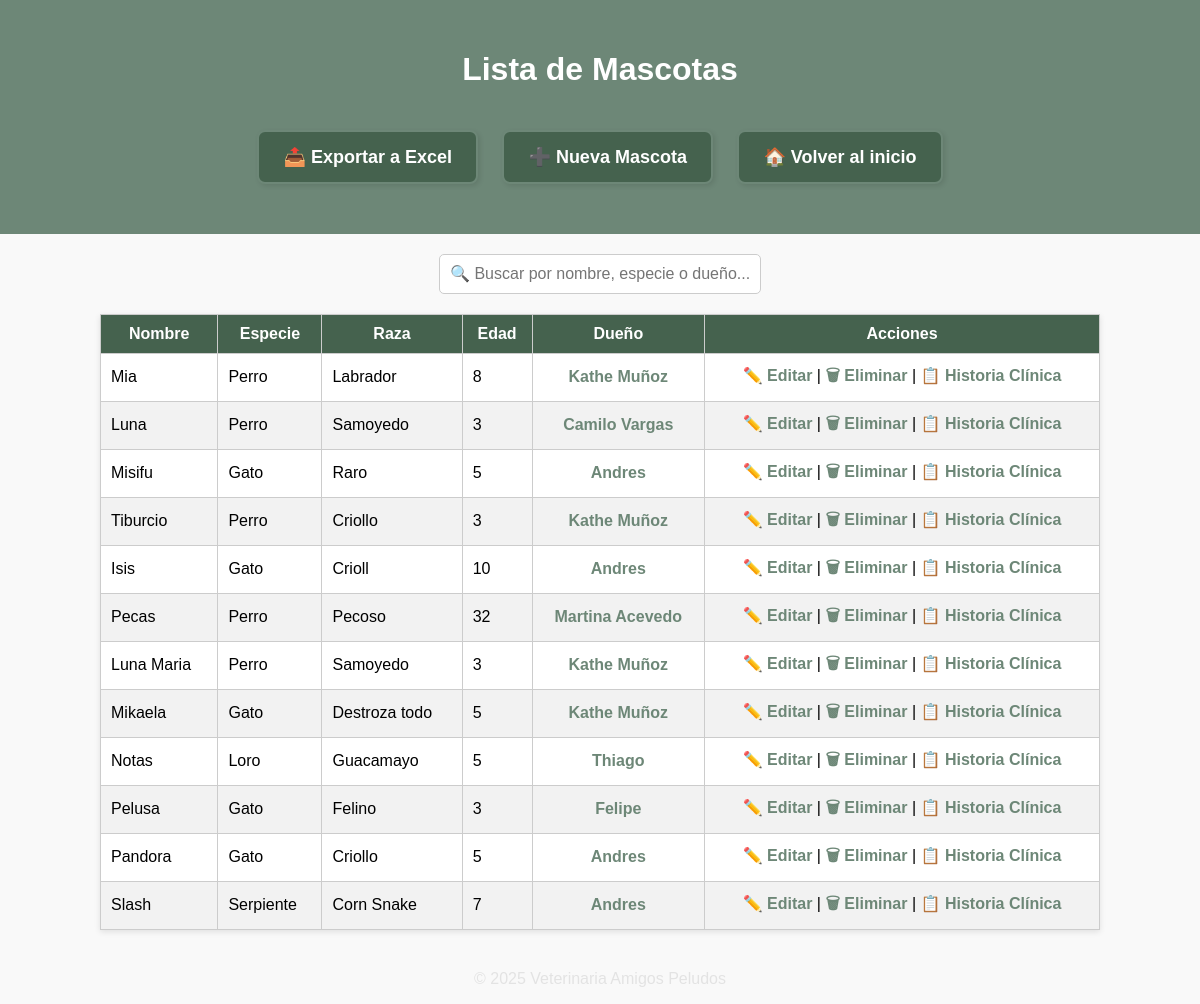
The page /mascotas/lista/ on the database as committed earlier.
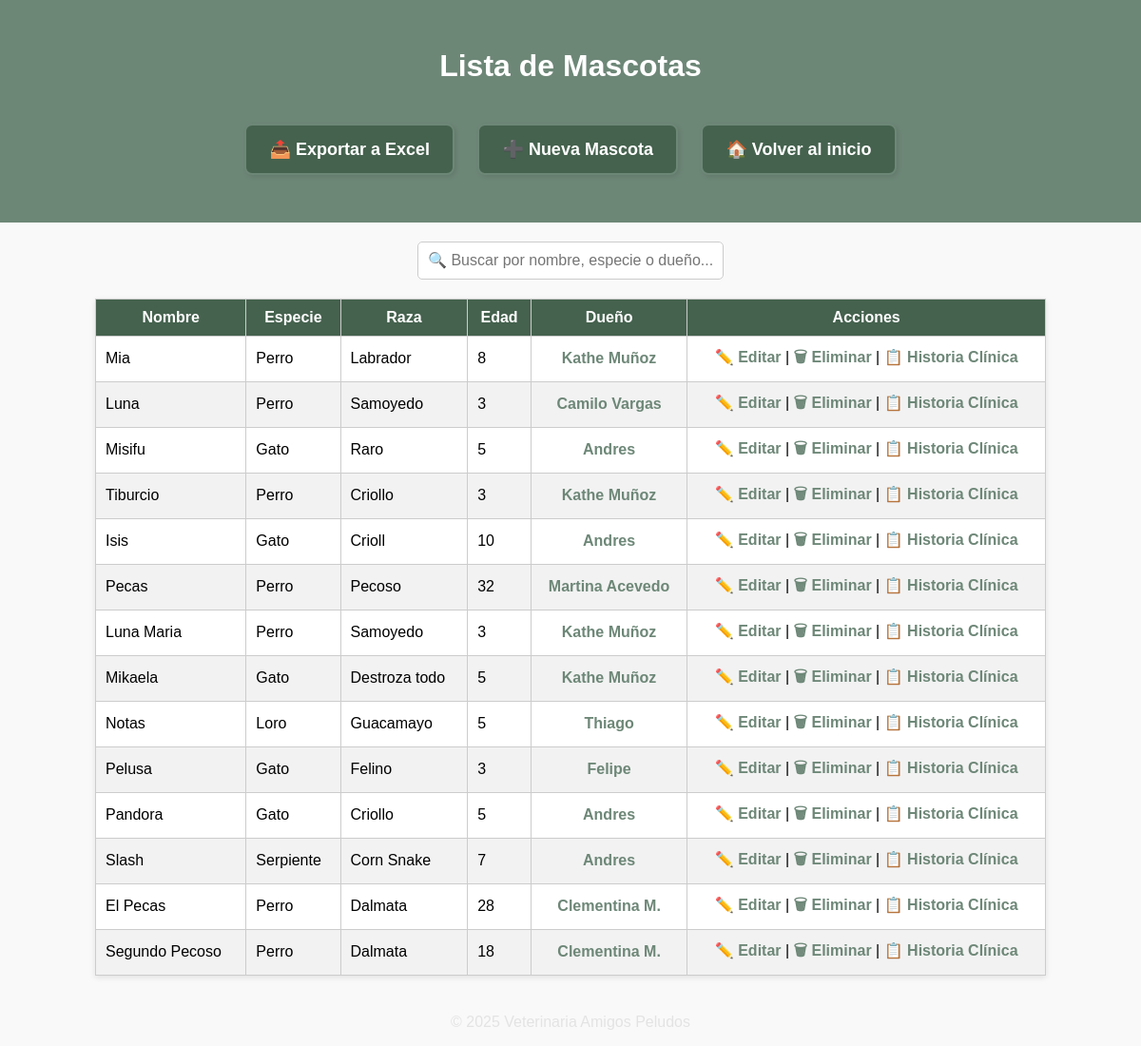
The same page on the database as committed later.
### principal/models.py (models this page shows, shortened)
class Mascota(models.Model):
    nombre_mascota = models.CharField(max_length=100)
    especie = models.CharField(max_length=50, blank=True)
    raza = models.CharField(max_length=50, blank=True)
    edad = models.PositiveIntegerField(null=True, blank=True)
    cliente = models.ForeignKey(Cliente, on_delete=models.CASCADE, related_name='mascotas')
    activo = models.BooleanField(default=True)

class Cliente(models.Model):
    nombre = models.CharField(max_length=100)
    cedula = models.CharField(max_length=20, unique=True)
    telefono = models.CharField(max_length=20, blank=True, null=True)
    direccion = models.CharField(max_length=255, blank=True, null=True)
    activo = models.BooleanField(default=True)

### principal/views.py (the view)
# urls.py: path('mascotas/lista/', views.lista_mascotas, name='lista_mascotas'),
def lista_mascotas(request):
    mascotas = Mascota.objects.filter(activo=True)
    return render(request, 'principal/lista_mascotas.html', {'mascotas': mascotas})

### principal/templates/principal/lista_mascotas.html (shortened to what this page needs)
{% load static %}
<!DOCTYPE html>
<html lang="es">
<head>
    <link rel="stylesheet" href="{% static 'principal/css/listas.css' %}">
</head>
<body>
<header>
    <h1>Lista de Mascotas</h1>
    <a href="{% url 'exportar_mascotas' %}" class="btn">📤 Exportar a Excel</a>
    <a href="{% url 'crear_mascota' %}" class="btn">➕ Nueva Mascota</a>
    <a href="{% url 'inicio' %}" class="btn">🏠 Volver al inicio</a>
</header>
<div class="search-box">
    <input type="text" id="buscar" placeholder="🔍 Buscar por nombre, especie o dueño...">
</div>
<table id="tabla-mascotas">
    <thead>
        <tr>
            <th>Nombre</th>
            <th>Especie</th>
            <th>Raza</th>
            <th>Edad</th>
            <th>Dueño</th>
            <th>Acciones</th>
        </tr>
    </thead>
    <tbody>
        {% for mascota in mascotas %}
        <tr>
            <td>{{ mascota.nombre_mascota }}</td>
            <td>{{ mascota.especie }}</td>
            <td>{{ mascota.raza }}</td>
            <td>{{ mascota.edad }}</td>
            <td>
                <a href="{% url 'mascotas_por_cliente' mascota.cliente.id %}">
                    {{ mascota.cliente.nombre }}
                </a>
            </td>
            <td style="text-align: center;">
                <a href="{% url 'editar_mascota' mascota.id %}">✏️ Editar</a> |
                <a href="{% url 'eliminar_mascota' mascota.id %}" onclick="return confirm('¿Eliminar esta mascota?');">🗑 Eliminar</a> |
                <a href="{% url 'historia_clinica' mascota.id %}">📋 Historia Clínica</a>
            </td>
        </tr>
        {% empty %}
        <tr><td colspan="6">No hay mascotas registradas.</td></tr>
        {% endfor %}
    </tbody>
</table>
<footer>
    <p>© 2025 Veterinaria Amigos Peludos</p>
</footer>
</body>
</html>

Rows that differ between the two databases and show on the page:
added Mascota: nombre_mascota "El Pecas", especie "Perro", raza "Dalmata", edad "28", cliente.nombre "Clementina M."
added Mascota: nombre_mascota "Segundo Pecoso", especie "Perro", raza "Dalmata", edad "18", cliente.nombre "Clementina M."
